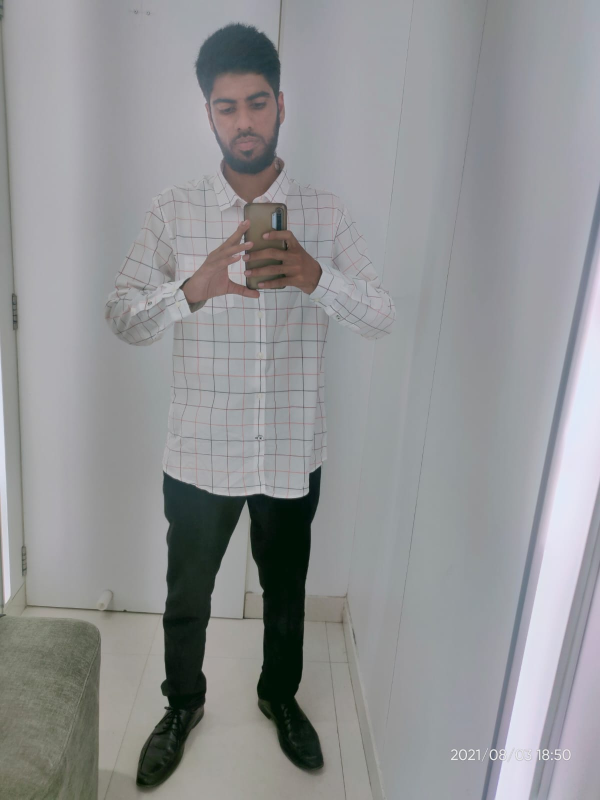
//> input picture OpenCVCourse-/profile.jpeg, 1200 x 1599 px, given in place of PixelVariation_Video.mp4, which was not available (shown at 1/2 size)
$ ./test   (built with g++ and OpenCV 4)
//> lines starting //> are read from the running program, lines starting //| are printed output that depends on the picture; pictures that were not available may be replaced by others from this repository, and a replacement may not be noted
#include <opencv2/imgcodecs.hpp>
#include <opencv2/highgui.hpp>
#include <opencv2/imgproc.hpp>
#include <iostream>

using namespace cv;
using namespace std;


void main() {

	string path = "PixelVariation_Video.mp4";
	VideoCapture cap(path);
	Mat img;


	while (true) {
		cap.read(img);
//> img is the input picture: 1599 rows x 1200 cols, CV_8UC3; mean B, G, R 148.9, 147.1, 146.1
		vector<Mat> bgr_planes;
		split(img, bgr_planes);
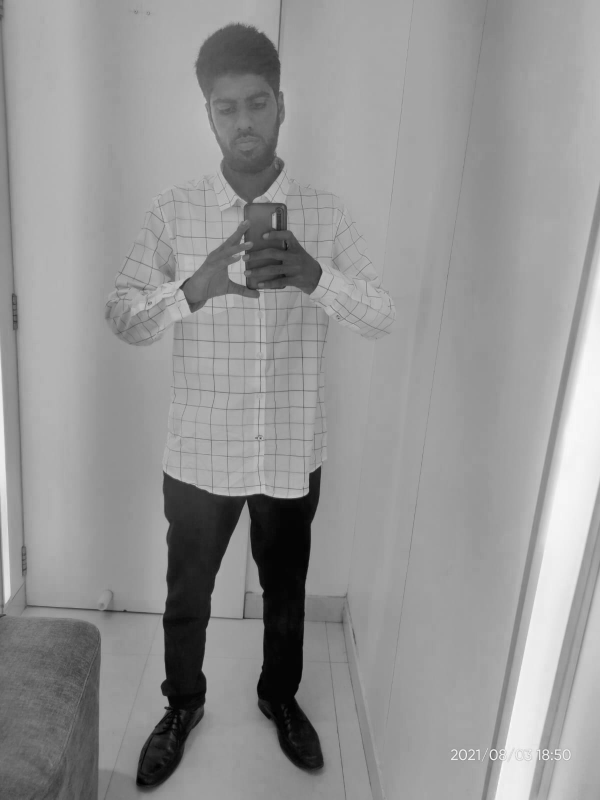
//> bgr_planes[0]: 1599 rows x 1200 cols, CV_8UC1 (shown at 1/2 size); min 0, max 255, mean 148.9
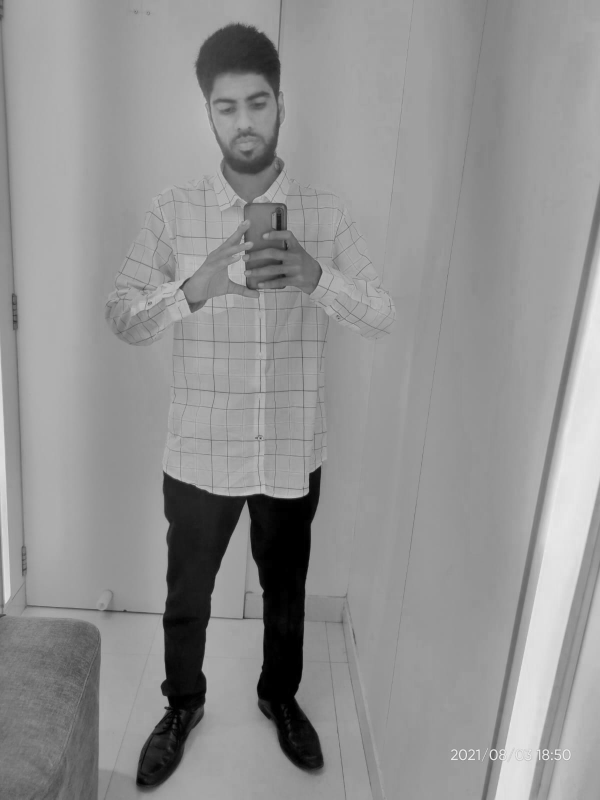
//> bgr_planes[2]: 1599 rows x 1200 cols, CV_8UC1 (shown at 1/2 size); min 0, max 253, mean 146.1

		int histSize = 256;

		float range[] = { 0, 256 };
		const float* histRange = { range };


		Mat b_hist, g_hist, r_hist;

		calcHist(&bgr_planes[0], 1, 0, Mat(), b_hist, 1, &histSize, &histRange, true, false);
//> b_hist = 256 values, max 71033 at index 164, min 2 at index 254, mean 7495.3
		calcHist(&bgr_planes[1], 1, 0, Mat(), g_hist, 1, &histSize, &histRange, true, false);
//> g_hist = 256 values, max 79035 at index 160, min 0 at index 0, mean 7495.3
		calcHist(&bgr_planes[2], 1, 0, Mat(), r_hist, 1, &histSize, &histRange, true, false);
//> r_hist = 256 values, max 80122 at index 150, min 0 at index 252, mean 7495.3

		int hist_w = 400; int hist_h = 400;
		int bin_w = cvRound((double)hist_w / histSize);

		Mat histImage(hist_h, hist_w, CV_8UC3, Scalar(255, 255, 255));

		normalize(b_hist, b_hist, 0, histImage.rows, NORM_MINMAX, -1, Mat());
//> b_hist = 256 values, max 400 at index 164, min 0 at index 254, mean 42.2
		normalize(g_hist, g_hist, 0, histImage.rows, NORM_MINMAX, -1, Mat());
//> g_hist = 256 values, max 400 at index 160, min 0 at index 0, mean 37.93
		normalize(r_hist, r_hist, 0, histImage.rows, NORM_MINMAX, -1, Mat());
//> r_hist = 256 values, max 400 at index 150, min 0 at index 252, mean 37.42

		for (int i = 1; i < histSize; i++)
		{
			line(histImage, Point(bin_w * (i - 1), hist_h - cvRound(b_hist.at<float>(i - 1))),
				Point(bin_w * (i), hist_h - cvRound(b_hist.at<float>(i))), Scalar(255, 0, 0), 2, 8, 0);
			line(histImage, Point(bin_w * (i - 1), hist_h - cvRound(g_hist.at<float>(i - 1))),
				Point(bin_w * (i), hist_h - cvRound(g_hist.at<float>(i))), Scalar(0, 255, 0), 2, 8, 0);
			line(histImage, Point(bin_w * (i - 1), hist_h - cvRound(r_hist.at<float>(i - 1))),
				Point(bin_w * (i), hist_h - cvRound(r_hist.at<float>(i))), Scalar(0, 0, 255), 2, 8, 0);
		}
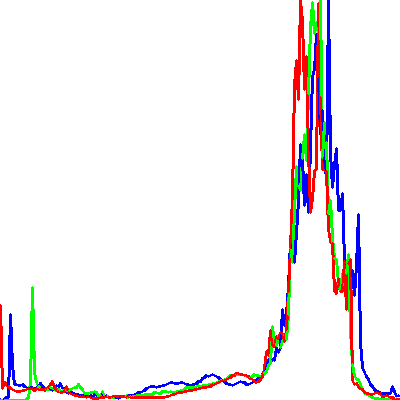
//> histImage: 400 rows x 400 cols, CV_8UC3; mean B, G, R 242.3, 240.6, 242.9

		imshow("Pixel Variation", histImage);
		imshow("Video", img);
		waitKey(30);
	}
}
